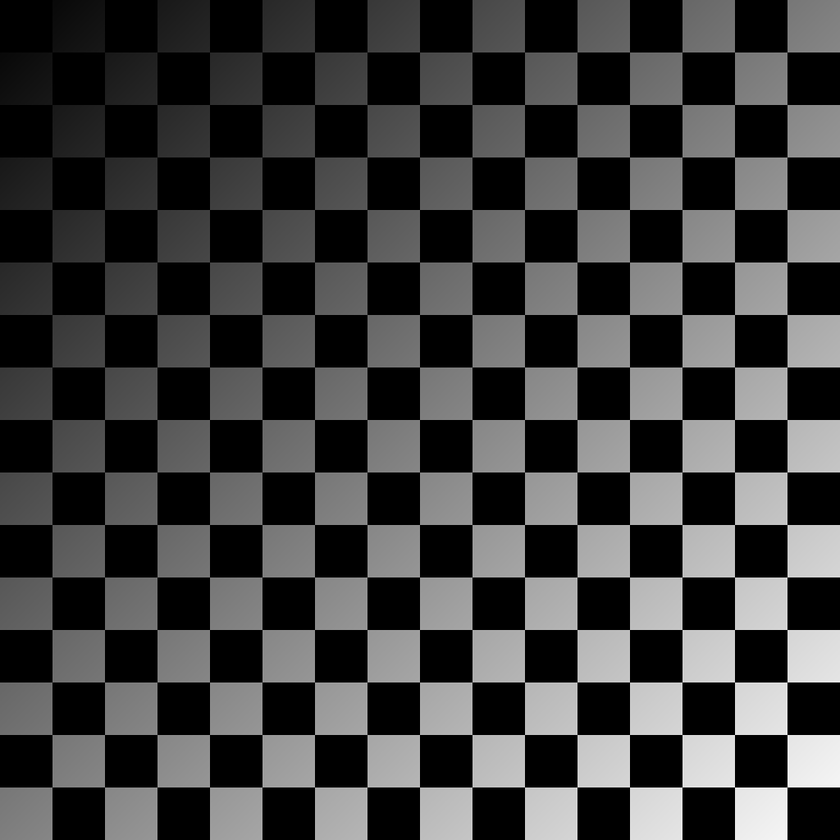
#> input picture HW3-3/checkerboard1024-shaded.tif, 840 x 840 px, shrunk from 1024 x 1024 before the run
$ jupyter execute HW3-3_code.ipynb
#> lines starting #> are read from the running program, lines starting #| are printed output that depends on the picture
# Libraries

[cell 1]
import cv2
import matplotlib.pyplot as plt

# Load Images

[cell 2]
img1 = cv2.imread('checkerboard1024-shaded.tif', cv2.IMREAD_GRAYSCALE)
#> img1 is the input picture: shape (840, 840); min 0, max 255, mean 63.4
plt.imshow(img1, cmap='gray')
plt.axis('off')
plt.show()

[cell 3]
img2 = cv2.imread('N1.bmp', cv2.IMREAD_GRAYSCALE)
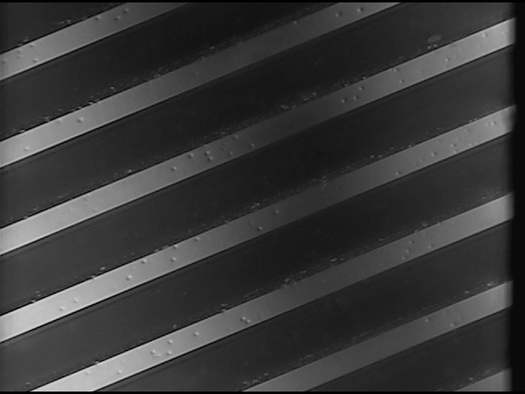
#> input picture HW3-3/N1.bmp, 525 x 394 px, shrunk from 640 x 480 before the run
#> img2: shape (394, 525); min 0, max 225, mean 57
plt.imshow(img2, cmap='gray')
plt.axis('off')
plt.show()

# Useful Function

[cell 4]
def show_plots(image, shade, unmix):
    plt.figure(figsize=(12, 6))

    plt.subplot(131)
    plt.imshow(image, cmap='gray')
    plt.title('Original Image')
    plt.axis('off')

    plt.subplot(132)
    plt.imshow(shade, cmap='gray')
    plt.title('Shading noise pattern')
    plt.axis('off')

    plt.subplot(133)
    plt.imshow(unmix, cmap='gray')
    plt.title('Final correct Image')
    plt.axis('off')

    plt.show()

### 1. checkerboard1024-shaded.tif

[cell 5]
img1_shading_patterns = cv2.GaussianBlur(img1, (257, 257), 64)
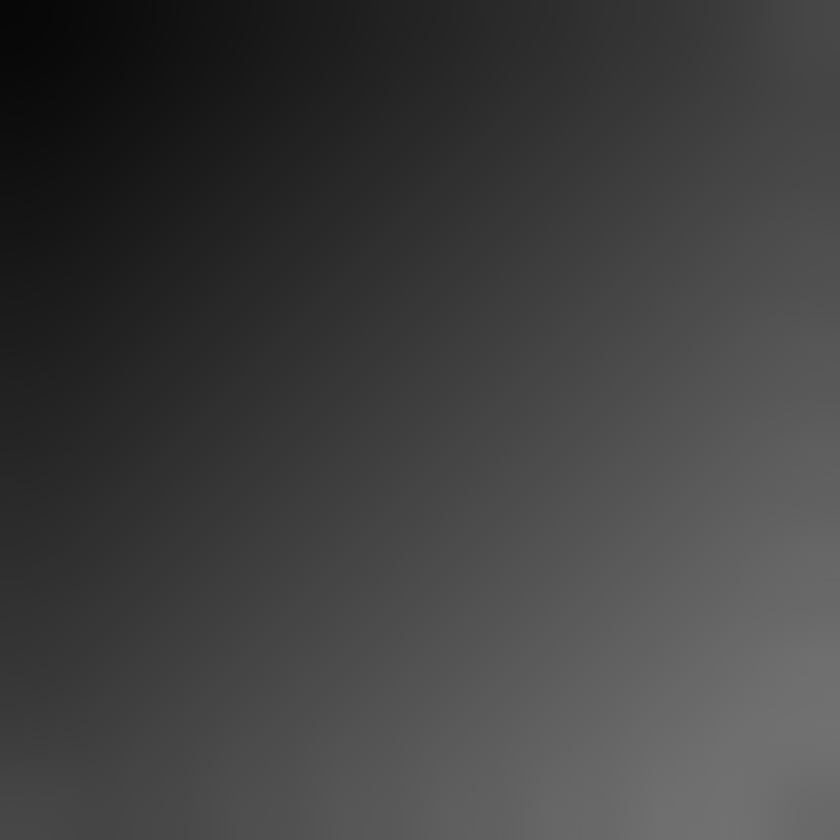
#> img1_shading_patterns: shape (840, 840); min 7, max 113, mean 63.4
img1_divided = img1 / img1_shading_patterns
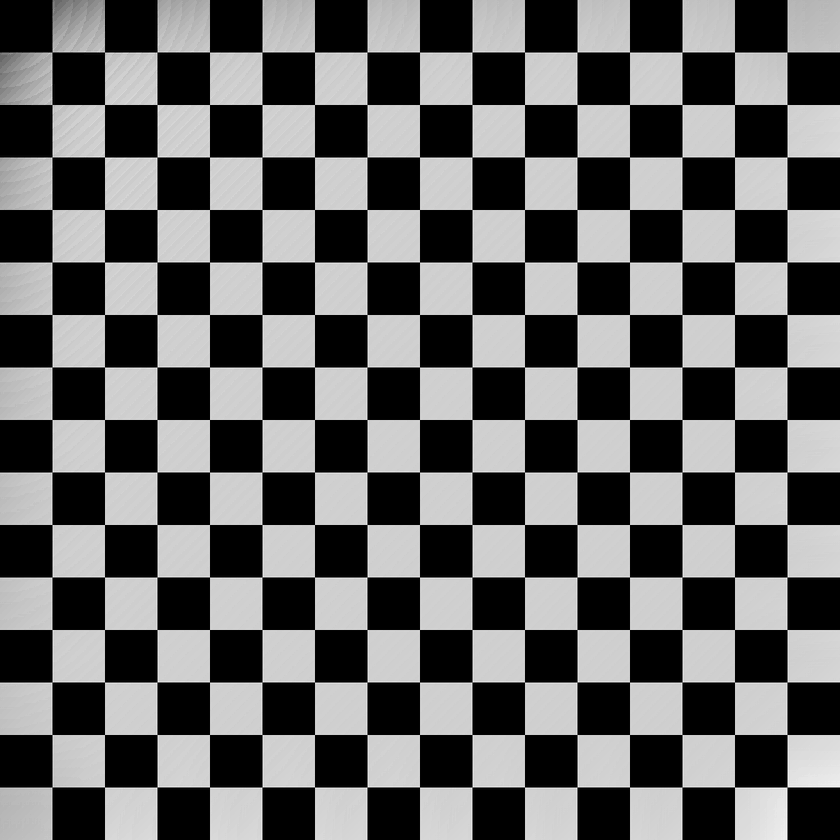
#> img1_divided: shape (840, 840) float64; min 0, max 2.44, mean 0.991; drawn with min black and max white
show_plots(img1, img1_shading_patterns, img1_divided)
#> in show_plots, `plt.show()`:
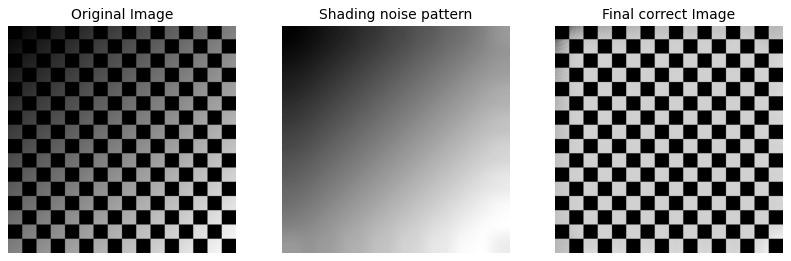
#> figure drawn by matplotlib, 3 panels

### 2. N1.bmp

[cell 6]
img2_shading_patterns = cv2.GaussianBlur(img2, (99, 99), 64)
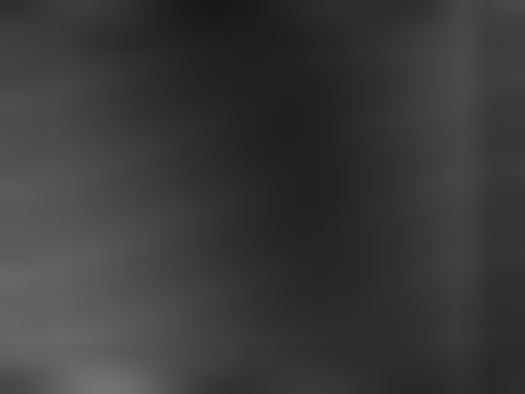
#> img2_shading_patterns: shape (394, 525); min 24, max 115, mean 57.2
img2_divided = img2 / img2_shading_patterns
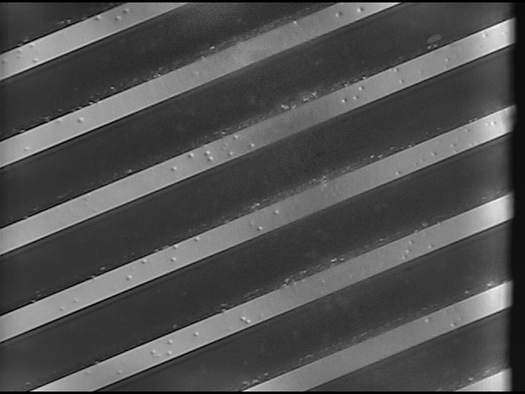
#> img2_divided: shape (394, 525) float64; min 0, max 3.11, mean 0.994; drawn with min black and max white
show_plots(img2, img2_shading_patterns, img2_divided)

### Test: Relationship between results and kernel size and $\sigma$

[cell 7]
kernel_size_list = [(33, 33), (99, 99), (199, 199)]
sigma_list = [16, 64, 128]
for k in kernel_size_list:
    for s in sigma_list:
        print(f"kernel size:{k}, sigma:{s}")
        k_s_shading_patterns = cv2.GaussianBlur(img2, k, s)
        k_s_divided = img2 / k_s_shading_patterns

        plt.subplot(121)
        plt.imshow(k_s_shading_patterns, cmap='gray')
        plt.title('Shading noise pattern')
        plt.axis('off')

        plt.subplot(122)
        plt.imshow(k_s_divided, cmap='gray')
        plt.title('Final correct Image')
        plt.axis('off')

        plt.show()
#> this loop made 3 passes
#> pass 1, `plt.show()`:
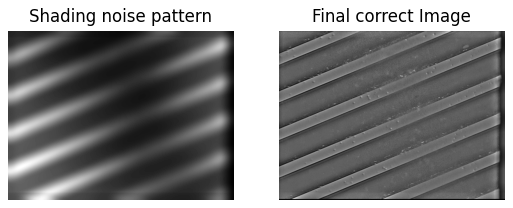
#> figure drawn by matplotlib, 2 panels
#> pass 2, `plt.show()`:
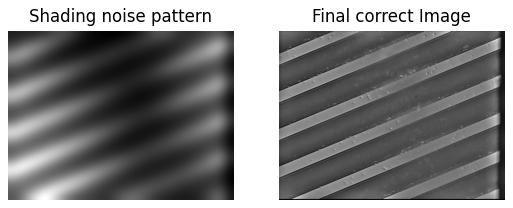
#> figure drawn by matplotlib, 2 panels
#> pass 2, `plt.show()`:
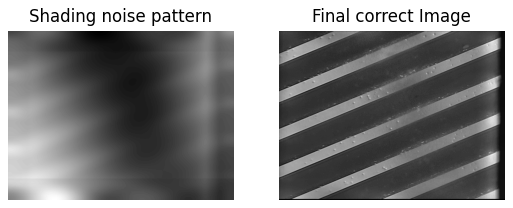
#> figure drawn by matplotlib, 2 panels
